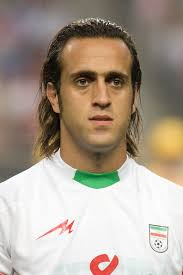
#> input picture cv-lab9/karimi.jpg, 183 x 275 px, found by its file name
$ python perspective.py
#> lines starting #> are read from the running program, lines starting #| are printed output that depends on the picture
import cv2
import numpy as np

I = cv2.imread('karimi.jpg')
#> I is the input picture: shape (275, 183, 3); mean B, G, R 144.4, 158.4, 171.7

t = np.array([[0],
              [0]], dtype=np.float32)
A = np.array([[1, 0],
              [0, 1]], dtype=np.float32)

M = np.hstack([A, t])

# perspective effect
p = np.array([[-0.002, 0, 1]])

H = np.vstack([M,
               p])

output_size = (I.shape[1], I.shape[0])
#> output_size = (183, 275)
J = cv2.warpPerspective(I, H, output_size)
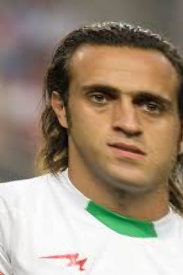
#> J: shape (275, 183, 3); mean B, G, R 124.2, 142.4, 158.5

cv2.imshow('I', I)
cv2.waitKey(0)

cv2.imshow('J', J)
cv2.waitKey(0)
